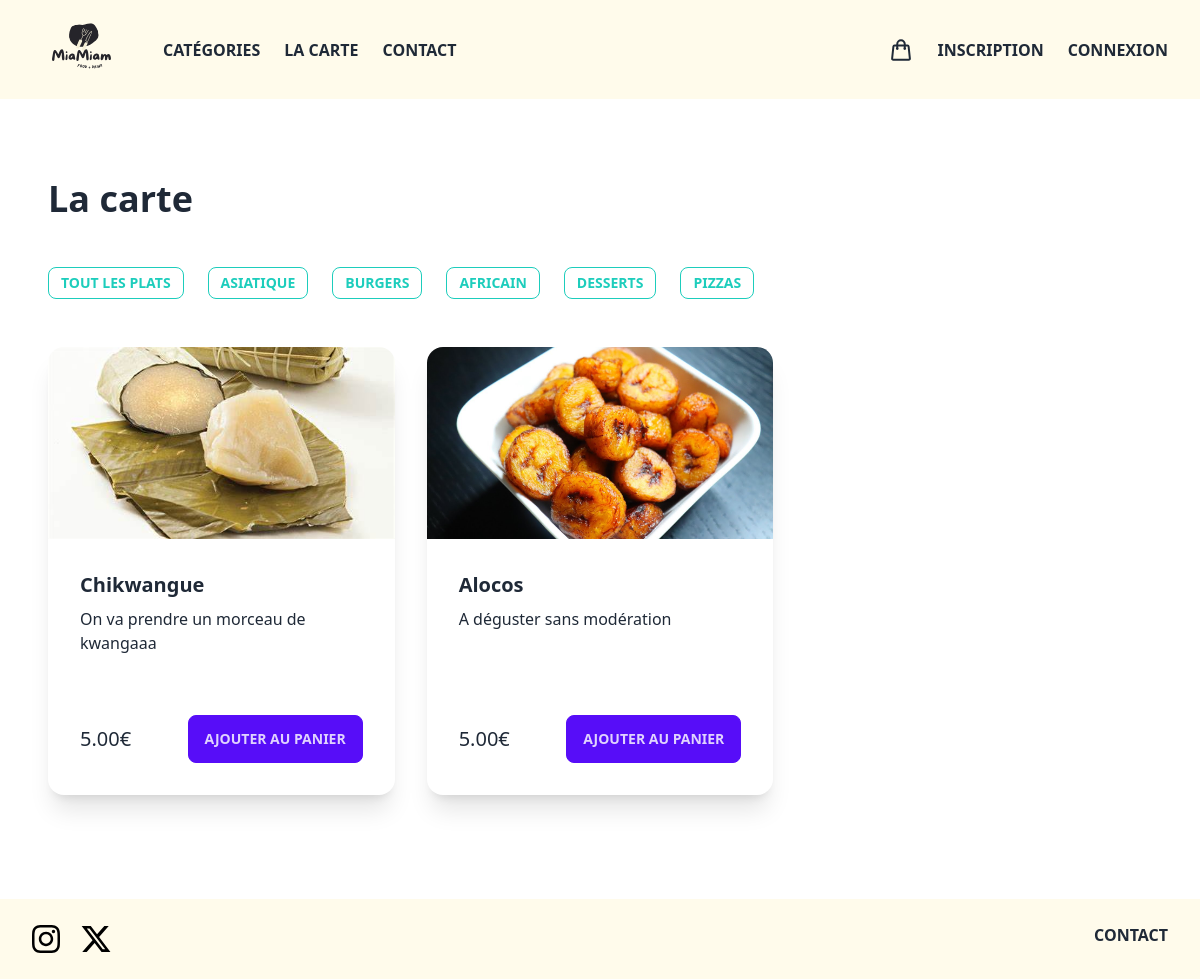
Page /foods?category=11 on the committed database.
### tables this page shows
CREATE TABLE IF NOT EXISTS `category` (
  `id` int UNSIGNED NOT NULL AUTO_INCREMENT,
  `title` varchar(100) NOT NULL,
  `image_name` varchar(250) NOT NULL,
  `featured` varchar(10) NOT NULL,
  `active` varchar(10) NOT NULL,
  PRIMARY KEY (`id`)
);

CREATE TABLE IF NOT EXISTS `food` (
  `id` int UNSIGNED NOT NULL AUTO_INCREMENT,
  `title` varchar(150) NOT NULL,
  `description` varchar(255) NOT NULL,
  `price` decimal(10,2) NOT NULL,
  `image_name` varchar(255) NOT NULL,
  `category_id` int UNSIGNED NOT NULL,
  `featured` varchar(10) NOT NULL,
  `active` varchar(10) NOT NULL,
  PRIMARY KEY (`id`),
  KEY `food_FK_1` (`category_id`)
);

### foods.php (the view, shortened to what this page needs)
<?php
require("connection.php");
try {
    $sql = "SELECT * FROM category WHERE active = 'True'";
    $cat_results = $conn->query($sql)->fetchAll();
} catch (PDOException $e) {
    echo $e->getMessage();
}
if (isset($_GET["category"])) {
    $category_id = $_GET["category"];
    try {
        $sql = "SELECT * FROM food WHERE category_id = :cat_id AND active = 'True'";
        $food_results = $conn->prepare($sql);
        $food_results->bindParam(":cat_id", $category_id);
        $food_results->execute();
    } catch (PDOException $e) {
        echo $e->getMessage();
    }
}
?>
<!DOCTYPE html>
<html lang="en">
<head>
    <link rel="stylesheet" href="css/output.css" />
</head>
<body>
    <?php require("components/header.php"); ?>
    <main class="mx-auto min-h-screen max-w-screen-xl px-12 py-8">
        <div class="mb-12">
            <h2 class="mt-12 text-4xl font-bold">La carte</h2>
        </div>
        <div class="flex space-x-6">
            <a href="foods" class="btn btn-outline btn-accent btn-sm" <?php if (!isset($_GET["category"])) { ?> disabled <?php } ?>>Tout les plats</a>
            <?php foreach ($cat_results as $result) { ?>
                <a href="foods?category=<?php echo $result["id"] ?>" class="btn btn-outline btn-accent btn-sm" <?php if (isset($_GET["category"]) && $_GET["category"] === $result["id"]) { ?> disabled <?php } ?>><?php echo $result["title"] ?></a>
            <?php } ?>
        </div>
        <div class="grid grid-cols-3 gap-x-8 gap-y-10 items-center mt-12">
            <?php foreach ($food_results as $result) { ?>
                <div class="card h-[28rem] bg-base-100 shadow-xl">
                    <figure class="h-48"><img src="assets/food/<?php echo $result["image_name"]; ?>" alt="Shoes" class="object-cover" /></figure>
                    <div class="card-body">
                        <h2 class="card-title"><?php echo $result["title"]; ?></h2>
                        <p><?php echo $result["description"]; ?></p>
                        <div class="card-actions justify-between items-center">
                            <h2 class="text-xl font-medium"><?php echo $result["price"]; ?>€</h2>
                            <a href="add-to-cart?quantity=1&id=<?php echo $result["id"]; ?>" class="btn btn-primary">Ajouter au panier</a>
                        </div>
                    </div>
                </div>
            <?php } ?>
        </div>
    </main>
    <?php require("components/footer.php"); ?>
</body>
</html>

### rows in the picture
category: title "ASIATIQUE"
category: title "BURGERS"
category: title "AFRICAIN"
category: title "DESSERTS"
category: title "PIZZAS"
food: image_name (picture), title "Chikwangue", description "On va prendre un morceau de kwangaaa", price "5.00"
food: image_name (picture), title "Alocos", description "A déguster sans modération", price "5.00"
